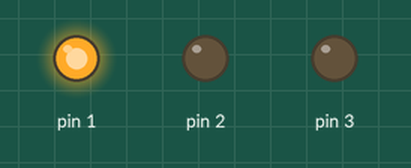
This sketch was run on a simulated Arduino Uno, built with avr-gcc and run on an emulated ATmega328P. Parts: output pins drawn as LEDs (lit = HIGH).

Above: at 0.2 s.
At 1.2 s:
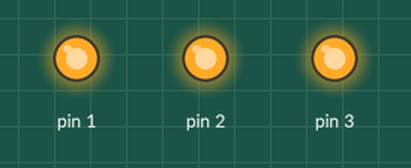
At 1.7 s:
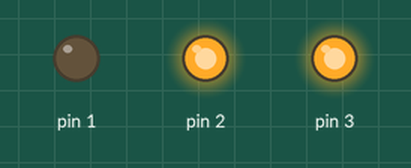
At 2.2 s:
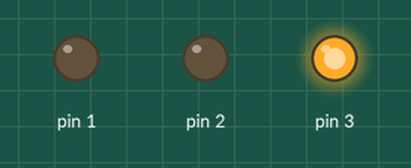
At 3.7 s:
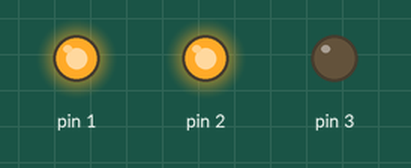
At 5.7 s:
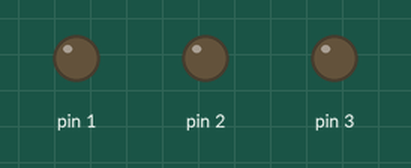
Timing chart, 0 to 6.9 s (numbered marks = the images above):
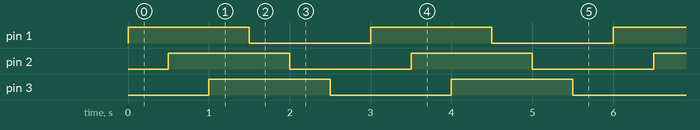

Measured:
- by itself, pin 1–3: alternates HIGH for 1.5 s and LOW for 1.5 s
- by itself, everything shown: repeats every 3.0 s, in 6 steps

The sketch:

scannerleds.ino
```cpp
void setup() {
  pinMode(1, OUTPUT);
  pinMode(2, OUTPUT);
  pinMode(3, OUTPUT);
  // put your setup code here, to run once:

}

void loop() {
  // put your main code here, to run repeatedly:
  digitalWrite(1, HIGH);
  delay(500);
  digitalWrite(2, HIGH);
  delay(500);
  digitalWrite(3, HIGH);
  delay(500);
  digitalWrite(1, LOW);
  delay(500);
  digitalWrite(2, LOW);
  delay(500);
  digitalWrite(3, LOW);
  delay(500);
}
```
